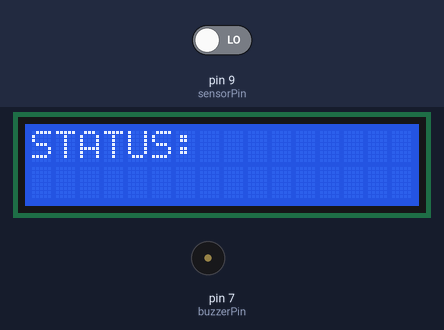
A sketch run on a simulated Arduino Uno, built with avr-gcc and run on an emulated ATmega328P. On the bench: 16×2 character LCD, buzzer (waves = sounding, pin HIGH). Inputs (shaded band) come from the test bench; at power-on: pin 9 (sensorPin) LOW.

Above: at 0.1 s.
3.3 s: pin 9 (sensorPin) driven HIGH
At 4.2 s:
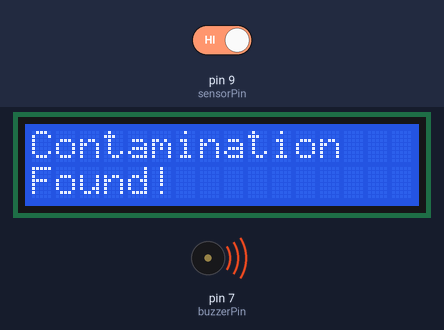
4.8 s: pin 9 (sensorPin) driven LOW
At 5.3 s:
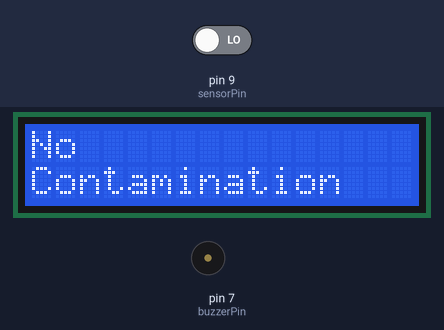
Timing chart, 0 to 7.8 s (numbered marks = the images above; inputs shaded):
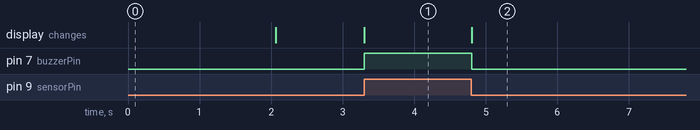

The sketch:

x_ray_prototype1.ino
```cpp
#include <LiquidCrystal.h>

// Initialize the LCD with the appropriate pins
LiquidCrystal lcd(12, 11, 5, 4, 3, 2);

// Define pin numbers
const int sensorPin = 9;  // PIR sensor pin
const int buzzerPin = 7;  // Buzzer pin

// Variables to track sensor state
int sensorState = LOW;    // Current state of the sensor
int previousState = LOW;  // Previous state of the sensor

void setup() {
  // Set up the sensor and buzzer pins
  pinMode(sensorPin, INPUT);
  pinMode(buzzerPin, OUTPUT);

  // Initialize the LCD
  lcd.begin(16, 2);
  lcd.print("STATUS: ");
  delay(2000); // Display the initial message for 2 seconds
  lcd.clear();
}

void loop() {
  // Read the current state of the sensor
  sensorState = digitalRead(sensorPin);

  if (sensorState == HIGH && previousState == LOW) {
    // Motion detected
    lcd.clear();
    lcd.setCursor(0, 0);
    lcd.print("Contamination");
    lcd.setCursor(0, 1);
    lcd.print("Found!");
    digitalWrite(buzzerPin, HIGH); // Activate the buzzer
    previousState = HIGH;
  } else if (sensorState == LOW && previousState == HIGH) {
    // No motion detected
    lcd.clear();
    lcd.setCursor(0, 0);
    lcd.print("No");
    lcd.setCursor(0, 1);
    lcd.print("Contamination");
    digitalWrite(buzzerPin, LOW); // Deactivate the buzzer
    previousState = LOW;
  }
}
```

Measured:
- after the input at 3.3 s, pin 7 (buzzerPin): LOW → HIGH at once; the display: changes at once (image 1)
- after the input at 4.8 s, pin 7 (buzzerPin): HIGH → LOW at once; the display: changes at once (image 2)
